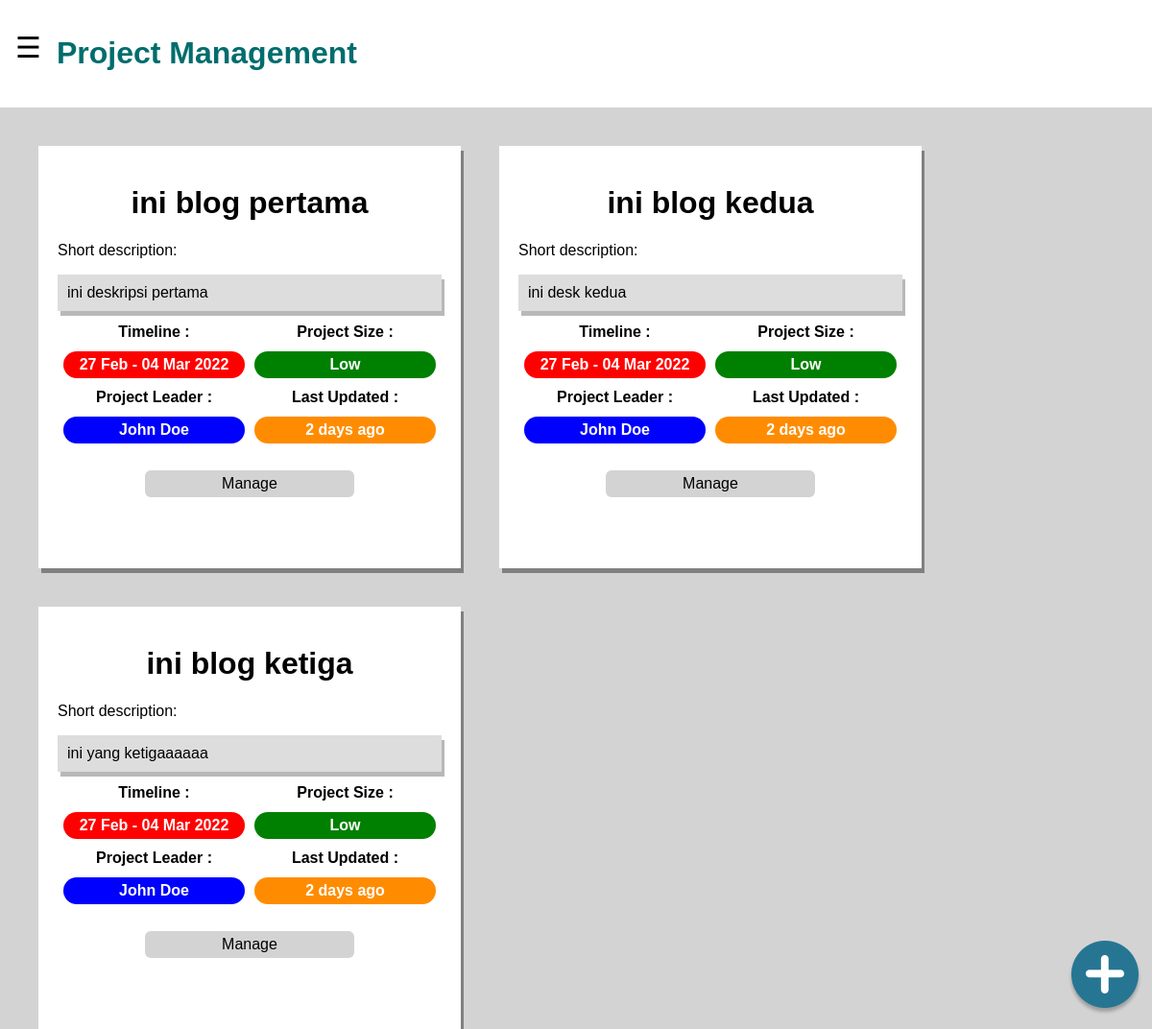
The app's page /blogs/ with its own data.
### blogs/models.py (models this page shows, shortened)
class Blog(models.Model):
	title = models.CharField(max_length = 100)
	desc = models.TextField()
	created_at = models.DateTimeField(auto_now_add = True)

### blogs/views.py (the view)
# urls.py: path('', views.index, name='index'),
def index(request):
	blogs = Blog.objects.all()
	return render(request, 'blogs/index.html', {'blogs':blogs})

### blogs/templates/blogs/index.html
{% extends 'base.html' %}
{% load static %}
{% block title %}
	Project Management
{% endblock %}
{% block content %}
	<div id="addproject">
		<a href=""><img src="{% static 'images/addproject.png' %}"></a>
	</div>
	{% for blog in blogs%}
		<div id="projectsquare">
			<h1 style="text-align: center;"> {{blog.title}}	</h1>
			<p>Short description:</p>
			<div id="projectsquare2">
				{{blog.desc}}
			</div>
			<table>
				<tr>
					<th>Timeline :</th>
					<th>Project Size :</th>
				</tr>
				<tr>
					<th><div id="projectsquare3" style="background-color: red;">27 Feb - 04 Mar 2022</div></th>
					<th><div id="projectsquare3" style="background-color: green;">Low</div></th>
				</tr>
				<tr>
					<th>Project Leader :</th>
					<th>Last Updated :</th>
				</tr>
				<tr>
					<th><div id="projectsquare3" style="background-color: blue;">John Doe</div></th>
					<th><div id="projectsquare3" style="background-color: darkorange;">2 days ago</div></th>
				</tr>
			</table>
			<br>
			<a href="{% url 'blogs:single' id=blog.id %}" style="text-decoration: none;"><button class="buttonsproject" >Manage</button></a>
		</div>
	{% endfor %}
{% endblock %}

### assets/css/layout.css (style rules this page uses)
body { font-family: sans-serif; background: lightgray; width: 100%; margin: auto; transition: background-color .5s; }
#projectsquare { float: left; padding: 20px; background: white; margin-top: 40px; margin-left: 40px; width: 400px; height: 400px; box-shadow: 3px 5px gray; }
.buttonsproject { background-color: lightgray; border: none; color: black; padding-left: 80px; padding-right: 80px; padding-top: 5px; padding-bottom: 5px; text-align: center; text-decoration: none; font-size: 16px; cursor: pointer; border-radius: 6px; margin:0 auto; display:block; }
#projectsquare2 { padding: 10px; margin-bottom: 10px; background: rgb(221, 221, 221); box-shadow: 3px 5px rgb(184, 184, 184); }
table { width: 100%; table-layout: fixed; }
td, th { text-align: center; padding-bottom: 8px; padding-left: 4px; padding-right: 4px; }
#projectsquare3 { border-radius: 25px; padding: 5px; color: white; }
#addproject { position: fixed; bottom: 10px; right: 10px; }

### records on screen
Blog: title "ini blog pertama", desc "ini deskripsi pertama"
Blog: title "ini blog kedua", desc "ini desk kedua"
Blog: title "ini blog ketiga", desc "ini yang ketigaaaaaa"
